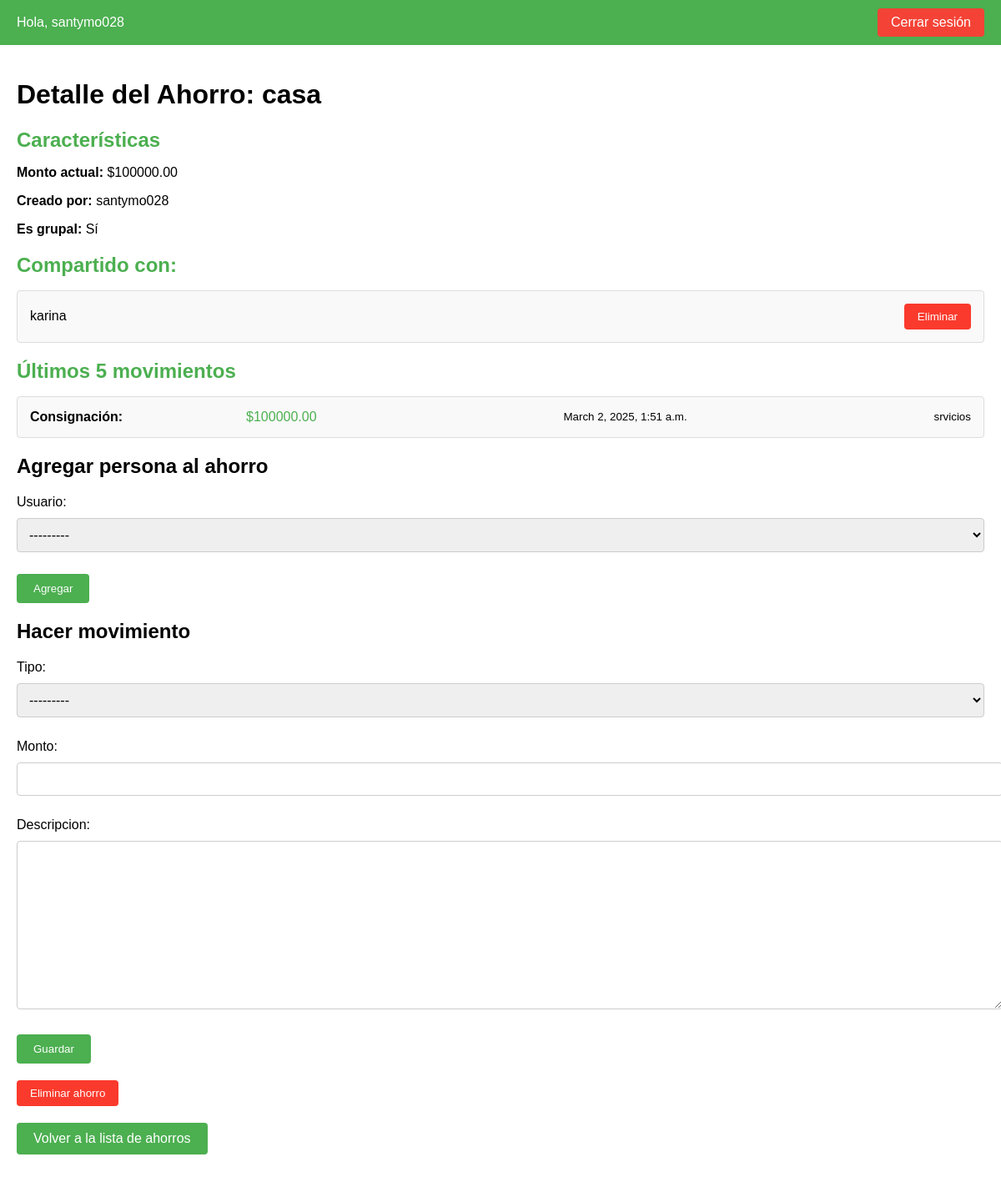
Before: /detalle-ahorro/11/ (signed in) with the older database file.
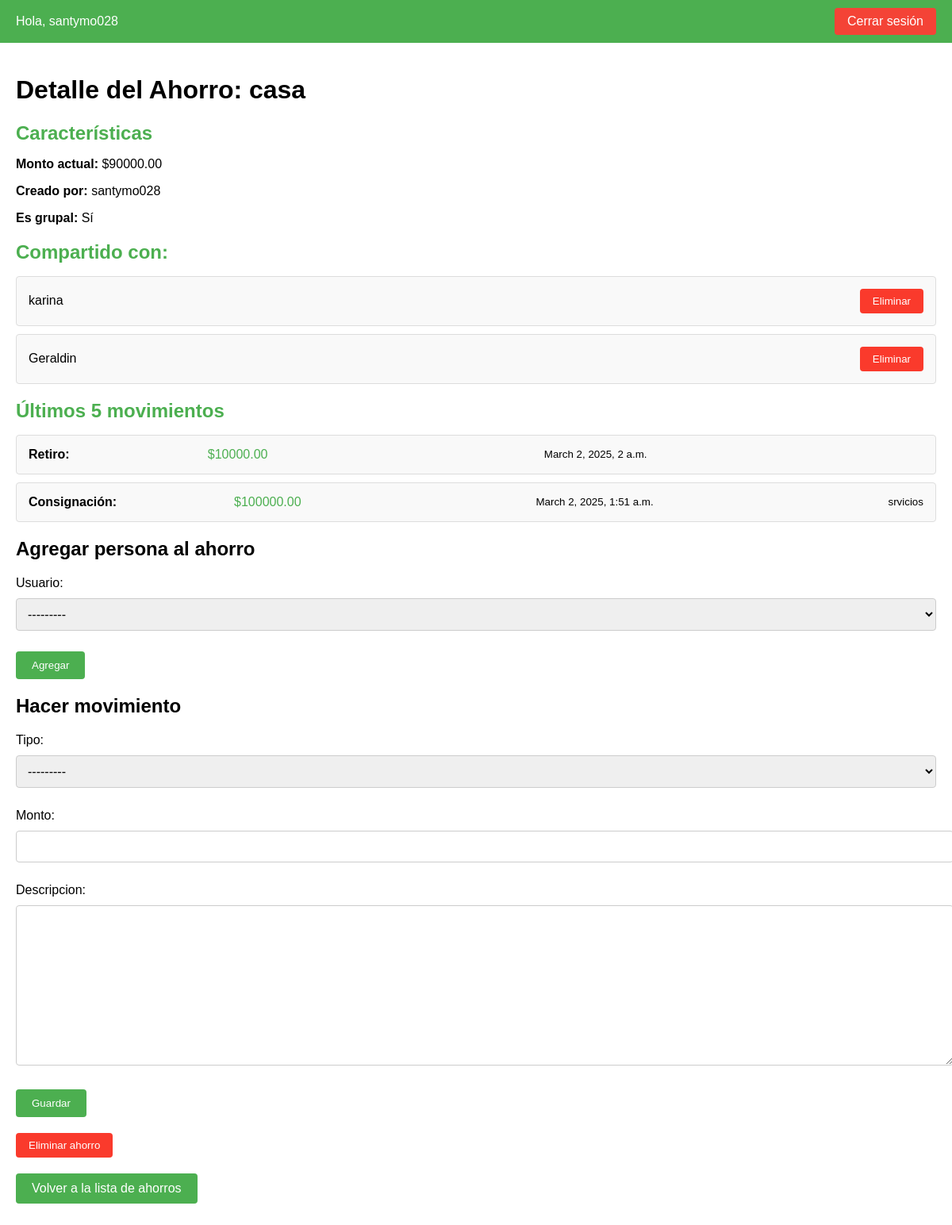
After: the same page with the newer database file.
### finanzas/models.py (models this page shows, shortened)
class Ahorro(models.Model):
    nombre = models.CharField(max_length=100)
    monto_actual = models.DecimalField(max_digits=10, decimal_places=2, default=0.00)
    creado_por = models.ForeignKey(User, on_delete=models.CASCADE, related_name='ahorros_creados', null=True, blank=True)
    es_grupal = models.BooleanField(default=False)
    miembros = models.ManyToManyField(User, related_name='ahorros', blank=True)

class AhorroCompartido(models.Model):
    ahorro = models.ForeignKey(Ahorro, on_delete=models.CASCADE, related_name='compartido_con')
    usuario = models.ForeignKey(User, on_delete=models.CASCADE, related_name='ahorros_compartidos')
    fecha_compartido = models.DateTimeField(auto_now_add=True)
    class Meta:
        constraints = [
            models.UniqueConstraint(fields=['ahorro', 'usuario'], name='unique_ahorro_usuario')
        ]

class Movimiento(models.Model):
    TIPO_CHOICES = [
        ('consignacion', 'Consignación'),
        ('retiro', 'Retiro'),
    ]
    ahorro = models.ForeignKey(Ahorro, on_delete=models.CASCADE, related_name='movimientos')
    tipo = models.CharField(max_length=12, choices=TIPO_CHOICES)
    monto = models.DecimalField(max_digits=10, decimal_places=2)
    fecha = models.DateTimeField(auto_now_add=True)
    descripcion = models.TextField(blank=True, null=True)

### finanzas/views.py (the view)
# urls.py: path('detalle-ahorro/<int:ahorro_id>/', views.detalle_ahorro, name='detalle_ahorro'),
@login_required
def detalle_ahorro(request, ahorro_id):
    ahorro = get_object_or_404(Ahorro, id=ahorro_id)
    es_creador = ahorro.creado_por == request.user
    es_compartido = AhorroCompartido.objects.filter(ahorro=ahorro, usuario=request.user).exists()
    if not es_creador and not es_compartido:
        return redirect('home')
    movimientos = Movimiento.objects.filter(ahorro=ahorro).order_by('-fecha')[:5]
    usuarios_compartidos = AhorroCompartido.objects.filter(ahorro=ahorro).exclude(usuario=ahorro.creado_por)
    if request.method == 'POST' and 'agregar_persona' in request.POST:
        form_agregar_persona = AgregarPersonaForm(request.POST)
        if form_agregar_persona.is_valid():
            usuario = form_agregar_persona.cleaned_data['usuario']
            AhorroCompartido.objects.create(ahorro=ahorro, usuario=usuario)
            return redirect('detalle_ahorro', ahorro_id=ahorro.id)
    else:
        form_agregar_persona = AgregarPersonaForm()
    if request.method == 'POST' and 'hacer_movimiento' in request.POST:
        form_movimiento = MovimientoForm(request.POST)
        if form_movimiento.is_valid():
            movimiento = form_movimiento.save(commit=False)
            movimiento.ahorro = ahorro
            movimiento.save()
            if movimiento.tipo == 'consignacion':
                ahorro.monto_actual += movimiento.monto
            elif movimiento.tipo == 'retiro':
                ahorro.monto_actual -= movimiento.monto
            ahorro.save()
            return redirect('detalle_ahorro', ahorro_id=ahorro.id)
    else:
        form_movimiento = MovimientoForm()
    if request.method == 'POST' and 'darse_de_baja' in request.POST:
        if es_compartido:
            AhorroCompartido.objects.filter(ahorro=ahorro, usuario=request.user).delete()
            return redirect('home')
    elif request.method == 'POST' and 'eliminar_ahorro' in request.POST:
        if es_creador:
            ahorro.delete()
            return redirect('home')
    if request.method == 'POST' and 'eliminar_usuario' in request.POST:
        usuario_id = request.POST.get('usuario_id')
        if es_creador:
            AhorroCompartido.objects.filter(ahorro=ahorro, usuario_id=usuario_id).delete()
            return redirect('detalle_ahorro', ahorro_id=ahorro.id)
    return render(request, 'finanzas/detalle_ahorro.html', {
        'ahorro': ahorro,
        'movimientos': movimientos,
        'form_agregar_persona': form_agregar_persona,
        'form_movimiento': form_movimiento,
        'es_creador': es_creador,
        'es_compartido': es_compartido,
        'usuarios_compartidos': usuarios_compartidos,  # <--- Nueva variable
    })

### finanzas/forms.py
class AgregarPersonaForm(forms.ModelForm):
    usuario = forms.ModelChoiceField(queryset=User.objects.all())
    class Meta:
        model = AhorroCompartido  # Si tienes un modelo para ahorros compartidos
        fields = ['usuario']

class MovimientoForm(forms.ModelForm):
    class Meta:
        model = Movimiento
        fields = ['tipo', 'monto', 'descripcion']

### finanzas/templates/finanzas/detalle_ahorro.html (shortened to what this page needs)
<!DOCTYPE html>
<html lang="es">
<head>
</head>
<body>
    <div class="navbar">
        <span>Hola, {{ request.user.username }}</span>
        <a href="{% url 'login' %}">Cerrar sesión</a>
    </div>
    <div class="container">
        <h1>Detalle del Ahorro: {{ ahorro.nombre }}</h1>
        <div class="section">
            <h2>Características</h2>
            <p><strong>Monto actual:</strong> ${{ ahorro.monto_actual }}</p>
            <p><strong>Creado por:</strong> {{ ahorro.creado_por.username }}</p>
            <p><strong>Es grupal:</strong> {{ ahorro.es_grupal|yesno:"Sí,No" }}</p>
        </div>
        <div class="section">
            <h2>Compartido con:</h2>
            <ul class="movimientos-list">
                {% for usuario_compartido in usuarios_compartidos %}
                    <li>
                        <span>{{ usuario_compartido.usuario.username }}</span>
                        {% if es_creador %}
                            <form method="post" style="display: inline;">
                                <button type="submit" name="eliminar_usuario" class="btn-eliminar">Eliminar</button>
                            </form>
                        {% endif %}
                    </li>
                {% empty %}
                    <li>No hay usuarios compartidos.</li>
                {% endfor %}
            </ul>
        </div>
        <div class="section">
            <h2>Últimos 5 movimientos</h2>
            <ul class="movimientos-list">
                {% for movimiento in movimientos %}
                    <li>
                        <span class="tipo">{{ movimiento.get_tipo_display }}:</span>
                        <span class="monto">${{ movimiento.monto }}</span>
                        <br>
                        <small>{{ movimiento.fecha }}</small>
                        <br>
                        <small>{{ movimiento.descripcion }}</small>
                    </li>
                {% empty %}
                    <li>No hay movimientos registrados.</li>
                {% endfor %}
            </ul>
        </div>
        <div class="form-container">
            <h2>Agregar persona al ahorro</h2>
            <form method="post">
                {{ form_agregar_persona.as_p }}
                <button type="submit" name="agregar_persona">Agregar</button>
            </form>
        </div>
        <div class="form-container">
            <h2>Hacer movimiento</h2>
            <form method="post" id="movimientoForm">
                {{ form_movimiento.as_p }}
                <button type="submit" name="hacer_movimiento" id="hacerMovimiento">Guardar</button>
            </form>
        </div>
        <div class="section">
            {% if es_compartido %}
                <form method="post" style="display: inline;">
                    {% csrf_token %}
                    <button type="submit" name="darse_de_baja" class="btn-eliminar">Darse de baja del ahorro</button>
                </form>
            {% elif es_creador %}
                <form method="post" style="display: inline;">
                    <button type="submit" name="eliminar_ahorro" class="btn-eliminar">Eliminar ahorro</button>
                </form>
            {% endif %}
        </div>
        <a href="{% url 'home' %}" class="btn-crear">Volver a la lista de ahorros</a>
    </div>
</body>
</html>

Changed rows visible on the page:
changed Ahorro "casa": monto_actual "100000.00" → "90000.00"
added AhorroCompartido: usuario.username "Geraldin"
added Movimiento: tipo "Retiro", monto "10000.00", fecha "March 2, 2025, 2 a.m."
